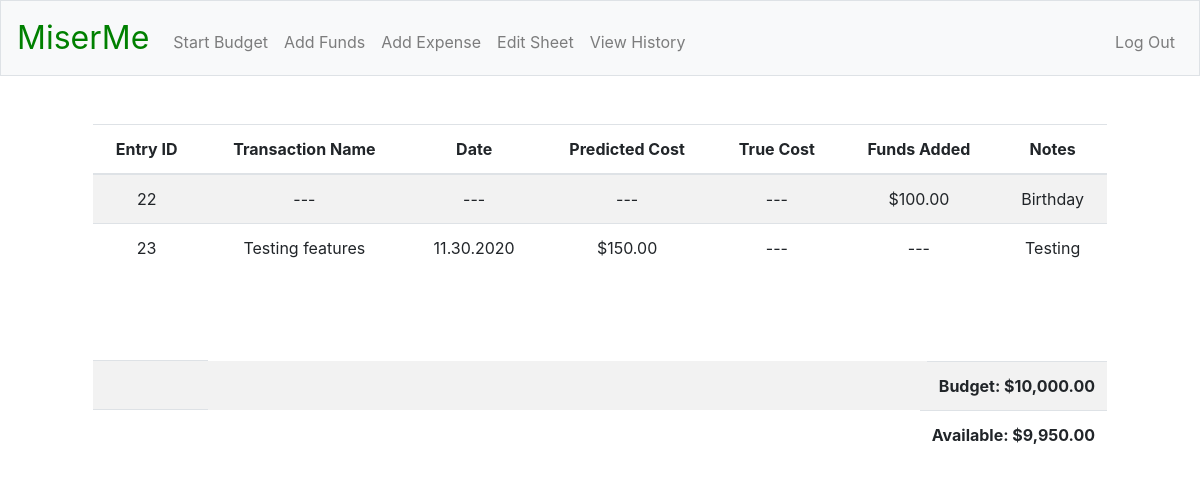
Before: / (signed in) with the older database file.
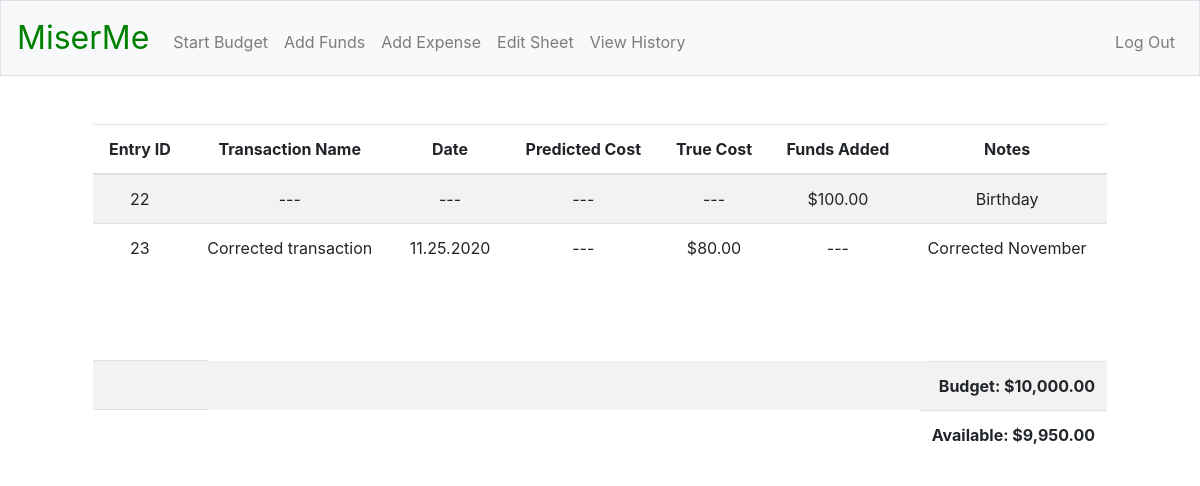
After: the same page with the newer database file.
### tables this page shows
CREATE TABLE finances (
funds_id INTEGER PRIMARY KEY AUTOINCREMENT NOT NULL,
user_id INTEGER NOT NULL,
txn_name TEXT NOT NULL,
date TEXT NOT NULL,
predicted_cost REAL NOT NULL,
true_cost REAL NOT NULL,
funds_added REAL NOT NULL DEFAULT "---",
notes TEXT NOT NULL,
FOREIGN KEY(user_id) REFERENCES registrants(id));

### app.py (the view)
@app.route("/")
@login_required
def index():
    c.execute("SELECT funds_id, txn_name, date, predicted_cost, true_cost, funds_added, notes FROM finances WHERE user_id = :user_id", {"user_id": session["user_id"]})
    rows = c.fetchall()
    funds_snapshot = []
    for row in rows:
        funds_snapshot.append({
            "funds_id": row[0],
            "name": row[1],
            "date": row[2],
            "predict": usd(row[3]),
            "true": usd(row[4]),
            "added": usd(row[5]),
            "notes": row[6]
        })
    c.execute("SELECT funds, budget FROM registrants WHERE id = :user_id", {"user_id": session["user_id"]})
    rows = c.fetchall()
    current_funds = usd(rows[0][0])
    budget = usd(rows[0][1])
    return render_template("index.html", funds_snapshot=funds_snapshot, current_funds=current_funds, budget=budget)

### helpers.py (called while the page is built)
def login_required(f):
    @wraps(f)
    def decorated_functions(*args, **kwargs):
        if session.get("user_id") is None:
            return redirect("/login")
        return f(*args, **kwargs)
    return decorated_functions

def usd(value):
    if isinstance(value, float):
        return f"${value:,.2f}"
    else:
        return value

### templates/index.html (shortened to what this page needs)
{% extends "layout.html" %}
{% block main %}
<div class="col-12">
    <table class="table table-striped">
        <thead>
            <tr>
                <th>Entry ID</th>
                <th>Transaction Name</th>
                <th>Date</th>
                <th>Predicted Cost</th>
                <th>True Cost</th>
                <th>Funds Added</th>
                <th>Notes</th>
            </tr>
        </thead>
        <tbody>
            {% for i in funds_snapshot %}
            <tr>
                <td>{{ i["funds_id"] }}</td>
                <td>{{ i["name"] }}</td>
                <td>{{ i["date"] }}</td>
                <td>{{ i["predict"] }}</td>
                <td>{{ i["true"] }}</td>
                <td>{{ i["added"] }}</td>
                <td>{{ i["notes"] }}</td>
            </tr>
            {% endfor %}
        </tbody>
    </table>
</div>
<br>
<br>
<br>
<div class="col-12">
    <table class="table table-striped">
        <tbody>
            <tr>
                <td colspan="6"></td>
                <td style="font-weight: bold; float: right;">Budget: {{ budget }}</td>
            </tr>
            <tr>
                <td colspan="6"></td>
                <td style="font-weight: bold; float: right;">Available: {{ current_funds }}</td>
            </tr>
        </tbody>
    </table>
</div>
{% endblock %}

### templates/layout.html (shortened to what this page needs)
<!DOCTYPE html>
<html lang="en">
    <head>
        <link rel="stylesheet" href="https://stackpath.bootstrapcdn.com/bootstrap/4.5.2/css/bootstrap.min.css">
        <link href="/static/styles.css" rel="stylesheet">
    </head>
    <body>
        <nav class="navbar navbar-expand-md navbar-light bg-light border">
            <a class="navbar-brand" href="/"><span class="miserme_brand">MiserMe</span></a>
            <div class="collapse navbar-collapse" id="navbar">
                {% if session.user_id %}
                    <ul class="navbar-nav mr-auto mt-2">
                        <li class="nav-item"><a class="nav-link" href="/start_budget">Start Budget</a></li>
                        <li class="nav-item"><a class="nav-link" href="/add_funds">Add Funds</a></li>
                        <li class="nav-item"><a class="nav-link" href="/expense">Add Expense</a></li>
                        <li class="nav-item"><a class="nav-link" href="/edit">Edit Sheet</a></li>
                        <li class="nav-item"><a class="nav-link" href="/history">View History</a></li>
                    </ul>
                    <ul class="navbar-nav ml-auto mt-2">
                        <li class="nav-item"><a class="nav-link" href="/logout">Log Out</a></li>
                    </ul>
                {% else %}
                    <ul class="navbar-nav ml-auto mt-2">
                        <li class="nav-item"><a class="nav-link" href="/register">Register</a></li>
                        <li class="nav-item"><a class="nav-link" href="/login">Log In</a></li>
                    </ul>
                {% endif %}
            </div>
        </nav>
        <main class="container p-5">
            {% block main %}{% endblock %}
        </main>
    </body>
</html>

### static/styles.css (style rules this page uses)
main { overflow-x: auto; text-align: center; }
nav .navbar-brand { font-size: xx-large; }
nav .navbar-brand .miserme_brand { color: green; }

Changed rows visible on the page:
changed finances id 23: name "Testing features" → "Corrected transaction"; date "11.30.2020" → "11.25.2020"; predict "$150.00" → "---"; true "---" → "$80.00"; notes "Testing" → "Corrected November"
